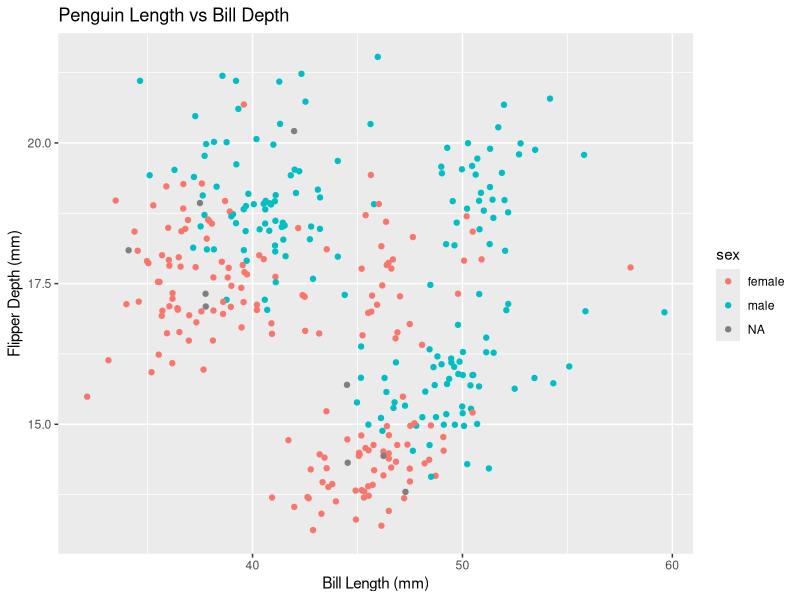

Source code (R):
## ---- chunk 1
knitr::opts_chunk$set(echo = TRUE)
library(tidyverse)
library(palmerpenguins)
## ---- chunk 2
a <- expression(x ^2)
deriv_a <- deriv(a, "x")
x <- 3
eval(deriv_a)

b <- expression(2 * (3 * a + 2) ^4 -5)
deriv_b <- deriv(b, "a")
a <- 1.2
eval(deriv_b)

c <- expression((-4*t) / ((t^2 +1)^3))
deriv_c <- deriv(c, "t")
t <- 0
eval(deriv_c)
## ---- chunk 3
ggplot(data = penguins ,mapping = aes(x = bill_length_mm , y = bill_depth_mm)) + 
  geom_jitter(aes(color = sex)) +labs(x = "Bill Length (mm)" ,
                        y= "Flipper Depth (mm)" , title = "Penguin Length vs Bill Depth")
